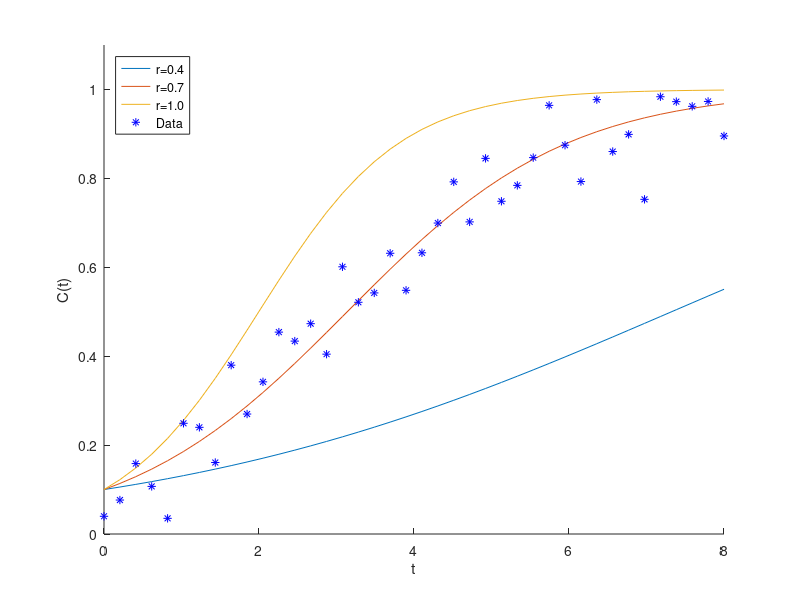

The MATLAB script that drew this image: (Note: this script raises an error after producing the figure.)
k=1;
%r=1;
c0=0.1;

c2 = @(t,r) k*c0./(c0 + (k-c0).*exp(-r.*t));

ts=linspace(0,8,40);
ts2=linspace(0,8,40);

fig=figure;
hold on
plot(ts,c2(ts,0.3),'DisplayName','r=0.4');
plot(ts,c2(ts,0.7),'DisplayName','r=0.7');
plot(ts,c2(ts,1.1),'DisplayName','r=1.0');
plot(ts2,abs(c2(ts2,0.7) + normrnd(0,0.07,1,40)),'b*','DisplayName','Data');
hold off
xlabel('t');
ylabel('C(t)');
xlim([0,8]);
ylim([0,1.1]);
legend('Location','northwest');
biggerFont(gcf);

%%
xx=linspace(0.4,1.0,51);
fig2=figure;
hold on
plot(xx,-1000*(xx-0.7).^2);
plot([0,1],[-1.92,-1.92],'-k');
xlim([0.4,1.0]);
ylim([-2.5,0]);
xlabel('\theta');
ylabel('log(L)');
biggerFont(gcf);

yy2=-1500*(xx-0.22).^2;
yy2=[-5.35000000000000,-3.78559556786704,-1.40817174515236,-1.21772853185596,-0.81426592797784,-0.49778393351801,-0.28282548476454,-0.10761772853186,-0.0,-0.02166204986149582,-0.080083102493075,-0.625484764542936,-0.387867036011079,-0.15722991689751,-0.0857340720222,-0.14689750692521,-0.35720221606648,-1.08448753462604,-2.49875346260388,-3.60000000000000]
fig3=figure;
hold on
plot(xx,yy2);
plot([0,1],[-1.92,-1.92],'-k');
xlim([0.15,0.3]);
ylim([-2.5,0]);
xlabel('\theta');
ylabel('log(p)');
biggerFont(gcf);

%% std fisher comparison bw circular experiment replicates (1d)
files={
    '/home/liuy1/Documents/woundhealing/simulations/kevindata_circle_xy1_20220405_raw_radial1D,weighted,fixed=[0,0,1,1,1,1,0,],fixedparamval=[1300,0.3,1,1,1,0,2640,],kevindata,threshold=-1,tskip=1,xskip=1,2.mat',
    '/home/liuy1/Documents/woundhealing/simulations/kevindata_circle_xy2_20220405_raw_radial1D,weighted,fixed=[0,0,1,1,1,1,0,],fixedparamval=[1300,0.3,1,1,1,0,2640,],kevindata,threshold=-1,tskip=1,xskip=1,2.mat',
    '/home/liuy1/Documents/woundhealing/simulations/kevindata_circle_xy5_20220405_raw_radial1D,weighted,fixed=[0,0,1,1,1,1,0,],fixedparamval=[1500,0.3,1,1,1,0,2600,],kevindata,threshold=-1,tskip=1,xskip=1,3.mat',
    '/home/liuy1/Documents/woundhealing/simulations/kevindata_circle_xy6_20220405_raw_radial1D,weighted,fixed=[0,0,1,1,1,1,0,],fixedparamval=[1280,0.277,1,1,1,0,2885,],kevindata,threshold=-1,tskip=1,xskip=1,3.mat',
    };
colors={'r','g','b','m'};
fig4=figure('Position',[100 100 1400 400],'color','w');
freeparams=[1,2,7];

for fi=1:4
    load(files{fi});
    figure(fig4);
    for parami=1:3
        subplot(1,3,parami);
        param=freeparams(parami);
        hold on;
        xx=param_vals(param,:);
        yy=max_ls(param,:)-max(max_ls(param,:));
        plot(xx,yy,colors{fi});
        plot([0,4000],[-1.92,-1.92],'k');
        xlabel(param_names{param});
    ylabel('log(L)');
    axis('square');
    %xlim([min(param_vals(param,:)),max(param_vals(param,:))]);
    ylim([-2.5,0]);
    hold off;
    end
end
subplot(1,3,1);
xlim([800,2000]);
subplot(1,3,2);
xlim([0.2,0.4]);
subplot(1,3,3);
xlim([2300,3000]);
biggerFont(gcf);

%% richards comparison bw circular experiment replicates (2d)
files={
    '/home/liuy1/Documents/woundhealing/simulations/kevindata_circle_xy1_20220405_raw_fixed=[0,0,1,1,0,1,0,],fixedparamval=[1400,0.246,1,1,1,0,2616,],kevindata,threshold=-1,tskip=1,xskip=1,10.mat',
    '/home/liuy1/Documents/woundhealing/simulations/kevindata_circle_xy2_20220405_raw_fixed=[0,0,1,1,0,1,0,],fixedparamval=[916.817,0.406174,1,1,0.630784,0,2561.23,],kevindata,threshold=-1,tskip=1,xskip=1,15.mat',
    '/home/liuy1/Documents/woundhealing/simulations/kevindata_circle_xy5_20220405_raw_fixed=[0,0,1,1,0,1,0,],fixedparamval=[1293,0.26,1,1,1,0,2514,],kevindata,threshold=-1,tskip=1,xskip=1,4.mat',
    '/home/liuy1/Documents/woundhealing/simulations/kevindata_circle_xy6_20220405_raw_fixed=[0,0,1,1,0,1,0,],fixedparamval=[1565,0.21,1,1,1.64,0,2774,],kevindata,threshold=-1,tskip=1,xskip=1,4.mat',
    };
colors={'r','g','b','m'};
fig5=figure('Position',[100 100 1400 400],'color','w');
freeparams=[1,2,5,7];

for fi=1:4
    load(files{fi});
    param_names{5}='\gamma';
    figure(fig5);
    for parami=1:4
        subplot(1,4,parami);
        param=freeparams(parami);
        hold on;
        xx=param_vals(param,:);
        yy=max_ls(param,:)-max(max_ls(param,:));
        plot(xx,yy,colors{fi});
        plot([0,4000],[-1.92,-1.92],'k');
        xlabel(param_names{param});
    ylabel('log(L)');
    axis('square');
    %xlim([min(param_vals(param,:)),max(param_vals(param,:))]);
    ylim([-2.5,0]);
    hold off;
    end
end
subplot(1,4,1);
xlim([800,2000]);
subplot(1,4,2);
xlim([0.15,0.5]);
subplot(1,4,3);
xlim([0,2]);
subplot(1,4,4);
xlim([2300,3000]);

subplot(1,4,1);
ax=gca;
ax.Children(8).YData(1)=-2.6;
ax.Children(8).YData(end)=-2.6;

subplot(1,4,4);
ax=gca;
ax.Children(2).YData(1)=-2.6;
ax.Children(2).YData(end)=-2.6;
biggerFont(gcf);

%% richards comparison bw triangular experiment replicates (2d)
files={
    '/home/liuy1/Documents/woundhealing/simulations/kevindata_triangle_xy3_20220405_raw_fixed=[0,0,1,1,0,1,0,],fixedparamval=[2697.13,0.136,1,1,7.805,0,2335.76,],kevindata,threshold=-1,tskip=1,xskip=1,15.mat',
    '/home/liuy1/Documents/woundhealing/simulations/kevindata_triangle_xy4_20220405_raw_fixed=[0,0,1,1,0,1,0,],fixedparamval=[2290,0.14,1,1,8.1,0,2287,],kevindata,threshold=-1,tskip=1,xskip=1,4.mat',
    '/home/liuy1/Documents/woundhealing/simulations/kevindata_triangle_xy7_20220405_raw_fixed=[0,0,1,1,0,1,0,],fixedparamval=[3179.77,0.1057,1,1,8.9999,0,2353.07,],kevindata,threshold=-1,tskip=1,xskip=1,5.mat',
    '/home/liuy1/Documents/woundhealing/simulations/kevindata_triangle_xy8_20220405_raw_fixed=[0,0,1,1,0,1,0,],fixedparamval=[2666,0.12,1,1,8.9,0,2240,],kevindata,threshold=-1,tskip=1,xskip=1,4.mat',
    };
colors={'r','g','b','m'};
fig5=figure('Position',[100 100 1400 400],'color','w');
freeparams=[1,2,5,7];

for fi=1:4
    load(files{fi});
    figure(fig5);
    for parami=1:4
        subplot(1,4,parami);
        param=freeparams(parami);
        hold on;
        xx=param_vals(param,:);
        yy=max_ls(param,:)-max(max_ls(param,:));
        plot(xx,yy,colors{fi});
        plot([0,4000],[-1.92,-1.92],'k');
        xlabel(param_names{param});
    ylabel('log(L)');
    axis('square');
    %xlim([min(param_vals(param,:)),max(param_vals(param,:))]);
    ylim([-2.5,0]);
    hold off;
    end
end
subplot(1,4,1);
xlim([2000,3500]);
subplot(1,4,2);
xlim([0.08,0.15]);
subplot(1,4,3);
xlim([7,9]);
subplot(1,4,4);
xlim([2200,2400]);

biggerFont(gcf);

%% data gif
load('/home/liuy1/Documents/woundhealing/simulations/kevindata_circle_xy1_20220405_raw.mat');
circle_data=noisy_data;
load('/home/liuy1/Documents/woundhealing/simulations/kevindata_triangle_xy3_20220405_raw.mat');
triangle_data=noisy_data;
crange=[0,4000];
fig_pos = [100 100 1080 500];
figgif=figure('Position',fig_pos,'color','w');
sfig1=subplot('Position',[0,0.01,0.4,0.98]);
circfig=imagesc(squeeze(circle_data(1,:,:)),crange);
set(gca,'YDir','normal');
colormap('hot');
%colorbar;
axis image;
set(sfig1,'XTick',[]);
set(sfig1,'YTick',[]);
set(sfig1,'XTickLabel',[]);
set(sfig1,'YTickLabel',[]);
sfig2=subplot('Position',[0.45,0.01,0.45,0.98]);
trigfig=imagesc(squeeze(triangle_data(1,:,:)),crange);
set(gca,'YDir','normal');
colormap('hot');
colorbar('eastoutside','TickLabels',crange,'Ticks',crange);
axis image;
set(sfig2,'XTick',[]);
set(sfig2,'YTick',[]);
set(sfig2,'XTickLabel',[]);
set(sfig2,'YTickLabel',[]);
tit=sgtitle('t=0');
biggerFont(gcf);

giffile='figure/data/data_movie.gif';

nt=size(circle_data,1);
for i=1:nt
    circfig.CData=squeeze(circle_data(i,:,:));
    trigfig.CData=squeeze(triangle_data(i,:,:));
    tit.String=sprintf('t=%.1f',(i-1)/3);
    drawnow;
    frame = getframe(figgif);
    im = frame2im(frame);
    [imind,cm] = rgb2ind(im,256);
    saveas(figgif,sprintf('figure/data/data_%.2d.png',i));
    if i==1
        imwrite(imind,cm,giffile,'gif', 'Loopcount',inf);
    else
        imwrite(imind,cm,giffile,'gif','WriteMode','append','DelayTime',0);
    end
end

%%
figg=figure('Position',[100,100,600,500],'color','w');
xx=linspace(0,10,11);
yy = -0.2*(xx-5).^2;
hold on;
plot(xx,yy,'-*','MarkerEdgeColor','r','MarkerSize',13);
plot([0,10],[-1.92,-1.92],'-k');
%annotation('textarrow',[5,6],[0,0.2],'String','MLE');
%annotation('textarrow',[7,8],[-0.8,-0.6],'String','aaa');
ylabel('$\log(L)$','interpreter','latex');
xlabel('$\theta$','interpreter','latex');
ylabel('Log profile likelihood','interpreter','latex');
xlim([0,10]);
ylim([-2.5,0]);
yticks([-2,-1,0]);
xticks([0,5,10]);
ax=gca;
biggerFont(gcf);
